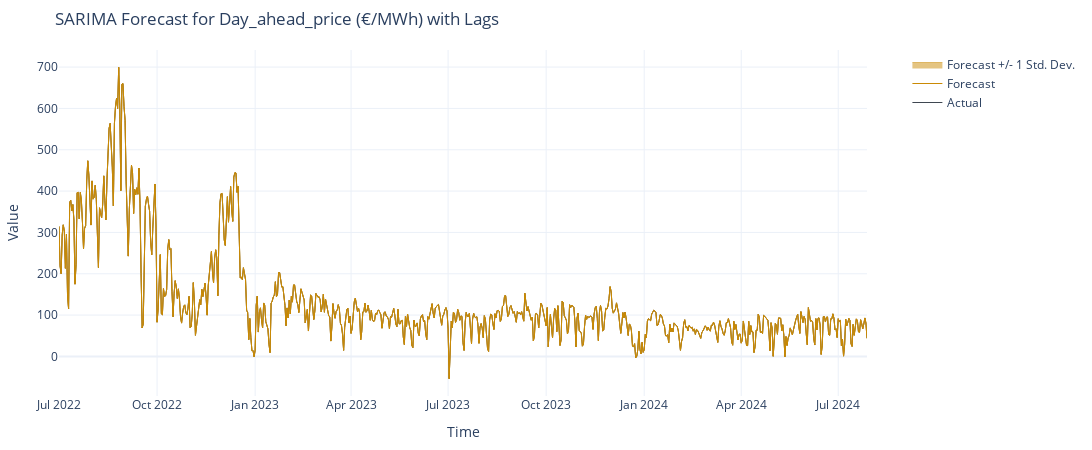

Write notebook code for a chart like this one.
### Markdown cell above
## Autoarima

### Code cell
# Entire prediction length for test data

import pandas as pd
import numpy as np
from pmdarima.arima import auto_arima
from statsmodels.tsa.statespace.sarimax import SARIMAX
from sklearn.metrics import mean_absolute_percentage_error, mean_absolute_error, mean_squared_error
import plotly.graph_objects as go

# Global variables
TARGET_COLUMN = "Day_ahead_price (€/MWh)"
START_DATE = "2022-07-01"
END_DATE = "2024-07-28"
INCLUDE_LAGS = True


def load_and_prepare_data(file_path, include_lags):
    """
    Load and prepare the dataset with or without lags.

    Args:
        file_path (str): Path to the CSV file.
        include_lags (bool): If True, includes lagged covariates.

    Returns:
        tuple: Time series data and covariates DataFrames.
    """
    df = pd.read_csv(file_path)
    df['Date'] = pd.to_datetime(df['Date'])
    covariate_columns = future_covariates_with_lags if include_lags else future_covariates_no_lags
    y = df.set_index('Date')[TARGET_COLUMN]
    X = df[['Date'] + covariate_columns].set_index('Date')
    return y.squeeze(), X


def fit_best_sarima_model(y_train, X_train):
    """
    Fit the best SARIMA model using auto_arima on the training data with covariates.

    Args:
        y_train (pd.Series): Target training data.
        X_train (pd.DataFrame): Covariate training data.

    Returns:
        pmdarima.ARIMA: The fitted SARIMA model.
    """
    best_model = auto_arima(
        y=y_train,
        X=X_train,
        start_p=0,
        start_q=0,
        start_P=0,
        start_Q=0,
        m=7,
        seasonal=True,
        stepwise=True
    )
    print(best_model.summary())
    return best_model


def generate_forecasts(best_model, X_forecast):
    """
    Generate multi-step forecasts using the best SARIMA model with covariates.

    Args:
        best_model (pmdarima.ARIMA): The fitted SARIMA model.
        X_forecast (pd.DataFrame): Future covariates for forecast period.

    Returns:
        pd.DataFrame: DataFrame containing dates and forecasted prices.
    """
    n_periods = len(X_forecast)
    forecast = best_model.predict(n_periods=n_periods, X=X_forecast)
    return pd.DataFrame({'Date': X_forecast.index, 'Forecasted_price': forecast})


def calculate_metrics(y_true, y_pred):
    """
    Calculate and print error metrics for the forecasts.

    Args:
        y_true (np.ndarray): Actual values.
        y_pred (np.ndarray): Predicted values.

    Returns:
        pd.DataFrame: DataFrame with error metrics.
    """
    mape_value = mean_absolute_percentage_error(y_true, y_pred) * 100
    mae_value = mean_absolute_error(y_true, y_pred)
    rmse_value = mean_squared_error(y_true, y_pred, squared=False)
    mse_value = mean_squared_error(y_true, y_pred)
    smape_value = np.mean(np.abs(y_true - y_pred) /
                          ((np.abs(y_true) + np.abs(y_pred)) / 2)) * 100

    print("Error Metrics on Test Set:")
    print(f"MAPE: {mape_value:.2f}%")
    print(f"MAE: {mae_value:.2f}")
    print(f"RMSE: {rmse_value:.2f}")
    print(f"MSE: {mse_value:.2f}")
    print(f"SMAPE: {smape_value:.2f}%")

    metrics_df = pd.DataFrame({
        "Metric": ["MAPE", "MAE", "RMSE", "MSE", "SMAPE"],
        "Value": [mape_value, mae_value, rmse_value, mse_value, smape_value]
    })
    return metrics_df


def plot_forecasts(y_true, forecast_df, estimated_std_dev):
    """
    Plot actual vs forecasted values with confidence intervals.

    Args:
        y_true (pd.Series): Actual values.
        forecast_df (pd.DataFrame): DataFrame containing dates and forecasted values.
        estimated_std_dev (float): Estimated standard deviation of residuals.
    """
    fig = go.Figure()

    # Actual data trace
    fig.add_trace(go.Scatter(
        x=y_true.index, y=y_true.values,
        mode='lines', line=dict(color="#3f4751", width=1),
        name="Actual"
    ))

    # Forecast mean trace
    fig.add_trace(go.Scatter(
        x=forecast_df["Date"], y=forecast_df["Forecasted_price"],
        mode='lines', line=dict(color="#ca8a04", width=1),
        name="Forecast"
    ))

    # Forecast +/- 1 standard deviation band
    fig.add_trace(go.Scatter(
        x=forecast_df["Date"], y=forecast_df["Forecasted_price"] +
        estimated_std_dev,
        fill=None, mode='lines', line=dict(color="#ca8a04", width=0.5), showlegend=False
    ))
    fig.add_trace(go.Scatter(
        x=forecast_df["Date"], y=forecast_df["Forecasted_price"] -
        estimated_std_dev,
        fill='tonexty', mode='lines', line=dict(color="#ca8a04", width=0.5),
        name="Forecast +/- 1 Std. Dev.", opacity=0.2
    ))

    # Layout
    fig.update_layout(
        title=f"SARIMA Forecast for {TARGET_COLUMN} {'with' if INCLUDE_LAGS else 'without'} Lags",
        xaxis_title="Time", yaxis_title="Value",
        legend=dict(x=1.05, y=1),
        margin=dict(l=50, r=50, t=50, b=50),
        template="plotly_white",
        width=1500, height=450
    )

    fig.show()


def save_results(metrics_df, forecast_df, include_lags):
    """
    Save error metrics and forecasted values to CSV files.

    Args:
        metrics_df (pd.DataFrame): DataFrame with error metrics.
        forecast_df (pd.DataFrame): DataFrame with forecasted values.
        include_lags (bool): Flag indicating if lags were included in the model.
    """
    metrics_path = f"sarima_error_metrics_{'with' if include_lags else 'without'}_lags.csv"
    forecast_path = f"forecasted_values_sarima_{'with' if include_lags else 'without'}_lags.csv"

    metrics_df.to_csv(metrics_path, index=False)
    forecast_df.to_csv(forecast_path, index=False)

    print(f"Error metrics saved at: {metrics_path}")
    print(f"Forecasted values saved at: {forecast_path}")


def main():
    # Determine file path based on include_lags flag
    file_path = '../../data/Final_data/final_data_july.csv' if INCLUDE_LAGS else '../../data/Final_data/final_data_no_lags.csv'

    # Load and prepare data
    y, X = load_and_prepare_data(file_path, INCLUDE_LAGS)

    # Split the data into training and forecasting periods
    y_train = y[y.index < START_DATE]
    X_train = X[X.index < START_DATE]
    X_forecast = X[(X.index >= START_DATE) & (X.index <= END_DATE)]

    # Fit SARIMA model with covariates
    best_sarima_model = fit_best_sarima_model(y_train, X_train)

    # Generate forecasts with covariates
    forecast_df = generate_forecasts(best_sarima_model, X_forecast)

    # Calculate error metrics
    result_df = pd.DataFrame(
        {'Date': y[y.index >= START_DATE].index, 'Actual': y[y.index >= START_DATE].values})
    result_df = result_df.merge(forecast_df, on='Date')
    metrics_df = calculate_metrics(
        result_df['Actual'], result_df['Forecasted_price'])

    # Estimate standard deviation of residuals on training data
    train_predictions = best_sarima_model.predict_in_sample(X=X_train)
    residuals = y_train - train_predictions
    estimated_std_dev = np.std(residuals)

    # Plot forecasts with confidence intervals
    plot_forecasts(result_df.set_index('Date')[
                   'Actual'], forecast_df, estimated_std_dev)

    # Save results
    save_results(metrics_df, forecast_df, INCLUDE_LAGS)


if __name__ == "__main__":
    main()

### Figure 1 — Plotly figure (JSON) as saved in the notebook; plotly's stock layout.template omitted (floating-point values rounded to 4 significant figures; data arrays with more than 128 entries replaced by an {"elided": "..."} marker saying what was removed)
{"data": [{"line": {"color": "#3f4751", "width": 1}, "mode": "lines", "name": "Actual", "type": "scatter", "x": {"elided": "759 str values"}, "y": {"elided": "759 float values"}}, {"line": {"color": "#ca8a04", "width": 1}, "mode": "lines", "name": "Forecast", "type": "scatter", "x": {"elided": "759 str values"}, "y": {"elided": "759 float values"}}, {"line": {"color": "#ca8a04", "width": 0.5}, "mode": "lines", "showlegend": false, "type": "scatter", "x": {"elided": "759 str values"}, "y": {"elided": "759 float values"}}, {"fill": "tonexty", "line": {"color": "#ca8a04", "width": 0.5}, "mode": "lines", "name": "Forecast +/- 1 Std. Dev.", "opacity": 0.2, "type": "scatter", "x": {"elided": "759 str values"}, "y": {"elided": "759 float values"}}], "layout": {"height": 450, "legend": {"x": 1.05, "y": 1}, "margin": {"b": 50, "l": 50, "r": 50, "t": 50}, "title": {"text": "SARIMA Forecast for Day_ahead_price (€/MWh) with Lags"}, "width": 1500, "xaxis": {"title": {"text": "Time"}}, "yaxis": {"title": {"text": "Value"}}}}
